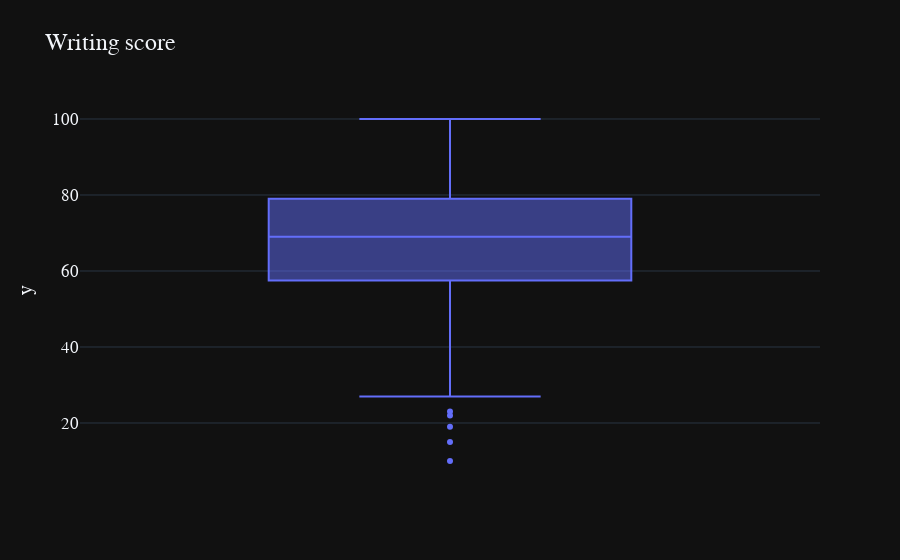

Notebook code cell kept with this figure:
### Markdown cell above
5.2.3 Writing score

### Code cell
group_labels = ['writing score']
fig1 = px.box(y=df['writing score'],template= 'plotly_dark', title = 'Writing score')
fig1.update_layout(font = dict(size=17,family="Franklin Gothic"))
fig1.show()

### Figure 1 — Plotly figure (JSON) as saved in the notebook; plotly's stock layout.template omitted (floating-point values rounded to 4 significant figures; data arrays with more than 128 entries replaced by an {"elided": "..."} marker saying what was removed)
{"data": [{"alignmentgroup": "True", "hovertemplate": "y=%{y}<extra></extra>", "legendgroup": "", "marker": {"color": "#636efa"}, "name": "", "notched": false, "offsetgroup": "", "orientation": "v", "showlegend": false, "type": "box", "x0": " ", "xaxis": "x", "y": {"elided": "1000 int values"}, "y0": " ", "yaxis": "y"}], "layout": {"boxmode": "group", "font": {"family": "Franklin Gothic", "size": 17}, "legend": {"tracegroupgap": 0}, "title": {"text": "Writing score"}, "xaxis": {"anchor": "y", "domain": [0, 1]}, "yaxis": {"anchor": "x", "domain": [0, 1], "title": {"text": "y"}}}}
